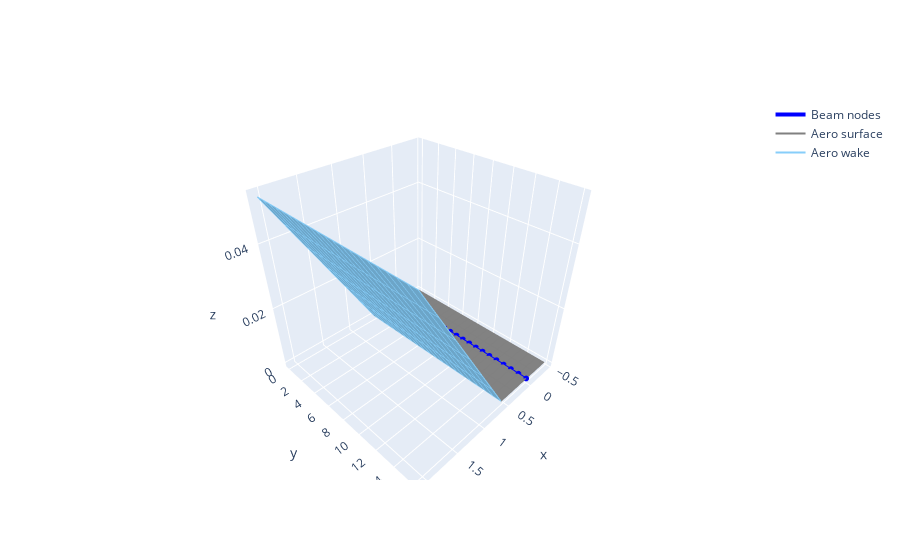

Notebook source saved alongside this figure:
### Code cell
# Let's plot the case we have created
# The function below just provide a quick way of generating an interactive plot
# but it is not suitable for large cases
# but luckily SHARPy has other more complex plotting capabilities
pu.plot_timestep(sharpy_output, tstep=-1, minus_mstar=(mstar - 6), plotly=True)
